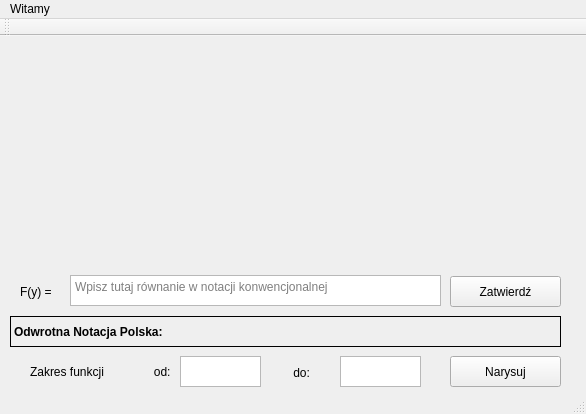
<?xml version="1.0" encoding="UTF-8"?>
<ui version="4.0">
 <class>MainWindow</class>
 <widget class="QMainWindow" name="MainWindow">
  <property name="geometry">
   <rect>
    <x>0</x>
    <y>0</y>
    <width>586</width>
    <height>414</height>
   </rect>
  </property>
  <widget class="QWidget" name="centralWidget">
   <widget class="QCustomPlot" name="graph" native="true">
    <property name="geometry">
     <rect>
      <x>10</x>
      <y>10</y>
      <width>551</width>
      <height>221</height>
     </rect>
    </property>
   </widget>
   <widget class="QPushButton" name="confirm">
    <property name="geometry">
     <rect>
      <x>450</x>
      <y>240</y>
      <width>111</width>
      <height>31</height>
     </rect>
    </property>
    <property name="text">
     <string>Zatwierdź</string>
    </property>
   </widget>
   <widget class="QTextEdit" name="equation">
    <property name="geometry">
     <rect>
      <x>70</x>
      <y>239</y>
      <width>371</width>
      <height>31</height>
     </rect>
    </property>
    <property name="placeholderText">
     <string>Wpisz tutaj równanie w notacji konwencjonalnej</string>
    </property>
   </widget>
   <widget class="QLabel" name="eqOutput">
    <property name="geometry">
     <rect>
      <x>10</x>
      <y>280</y>
      <width>551</width>
      <height>31</height>
     </rect>
    </property>
    <property name="font">
     <font>
      <weight>75</weight>
      <bold>true</bold>
     </font>
    </property>
    <property name="frameShape">
     <enum>QFrame::Box</enum>
    </property>
    <property name="lineWidth">
     <number>1</number>
    </property>
    <property name="text">
     <string>Odwrotna Notacja Polska:</string>
    </property>
    <property name="textFormat">
     <enum>Qt::AutoText</enum>
    </property>
   </widget>
   <widget class="QLabel" name="label">
    <property name="geometry">
     <rect>
      <x>30</x>
      <y>320</y>
      <width>141</width>
      <height>31</height>
     </rect>
    </property>
    <property name="text">
     <string>Zakres funkcji               od:</string>
    </property>
   </widget>
   <widget class="QLabel" name="label_2">
    <property name="geometry">
     <rect>
      <x>280</x>
      <y>330</y>
      <width>47</width>
      <height>13</height>
     </rect>
    </property>
    <property name="text">
     <string>    do:</string>
    </property>
   </widget>
   <widget class="QLabel" name="label_3">
    <property name="geometry">
     <rect>
      <x>20</x>
      <y>240</y>
      <width>41</width>
      <height>31</height>
     </rect>
    </property>
    <property name="text">
     <string>F(y) = </string>
    </property>
   </widget>
   <widget class="QPushButton" name="draw">
    <property name="geometry">
     <rect>
      <x>450</x>
      <y>320</y>
      <width>111</width>
      <height>31</height>
     </rect>
    </property>
    <property name="text">
     <string>Narysuj</string>
    </property>
   </widget>
   <widget class="QTextEdit" name="from">
    <property name="geometry">
     <rect>
      <x>180</x>
      <y>320</y>
      <width>81</width>
      <height>31</height>
     </rect>
    </property>
   </widget>
   <widget class="QTextEdit" name="to">
    <property name="geometry">
     <rect>
      <x>340</x>
      <y>320</y>
      <width>81</width>
      <height>31</height>
     </rect>
    </property>
   </widget>
  </widget>
  <widget class="QMenuBar" name="menuBar">
   <property name="geometry">
    <rect>
     <x>0</x>
     <y>0</y>
     <width>586</width>
     <height>21</height>
    </rect>
   </property>
   <widget class="QMenu" name="menuWitamy">
    <property name="title">
     <string>Witamy</string>
    </property>
    <addaction name="separator"/>
   </widget>
   <addaction name="menuWitamy"/>
  </widget>
  <widget class="QToolBar" name="mainToolBar">
   <attribute name="toolBarArea">
    <enum>TopToolBarArea</enum>
   </attribute>
   <attribute name="toolBarBreak">
    <bool>false</bool>
   </attribute>
  </widget>
  <widget class="QStatusBar" name="statusBar"/>
 </widget>
 <layoutdefault spacing="6" margin="11"/>
 <customwidgets>
  <customwidget>
   <class>QCustomPlot</class>
   <extends>QWidget</extends>
   <header location="global">qcustomplot.h</header>
   <container>1</container>
  </customwidget>
 </customwidgets>
 <resources/>
 <connections/>
</ui>
